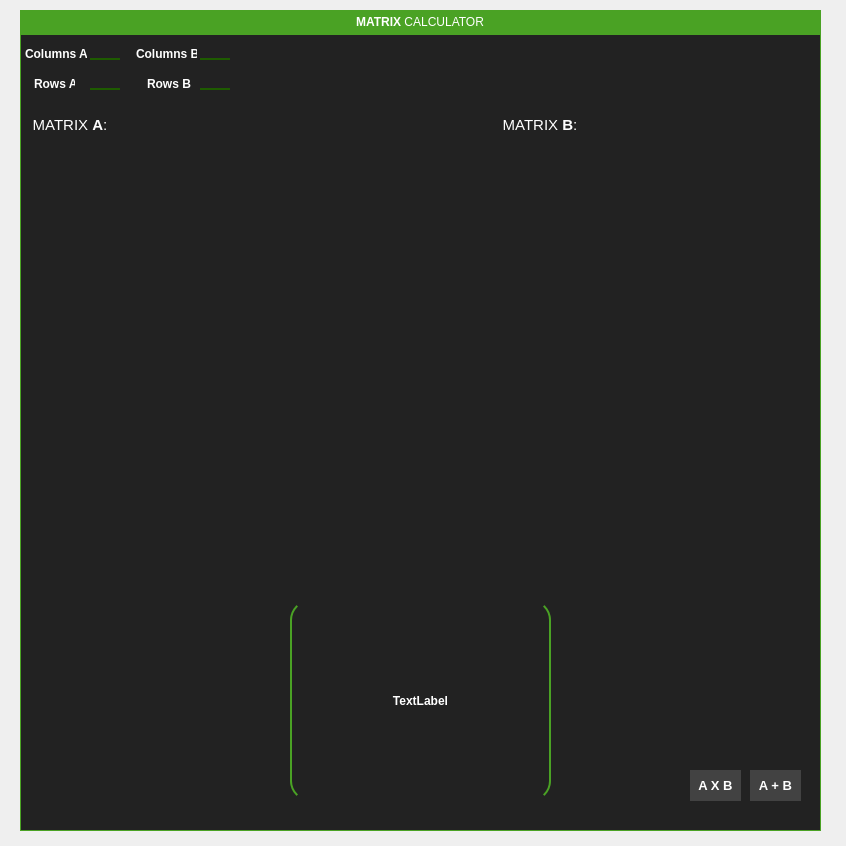
<?xml version="1.0" encoding="UTF-8"?>
<ui version="4.0">
 <class>MainWindow</class>
 <widget class="QMainWindow" name="MainWindow">
  <property name="geometry">
   <rect>
    <x>0</x>
    <y>0</y>
    <width>846</width>
    <height>846</height>
   </rect>
  </property>
  <property name="windowTitle">
   <string>MainWindow</string>
  </property>
  <widget class="QWidget" name="centralwidget">
   <property name="styleSheet">
    <string notr="true">QLineEdit {
	background-color:rgb(74, 162, 36);
	border:none;
	border-radius:7px;
	color:white;	
	font-size:15px;
}

QLineEdit:hover,
QLineEdit:focus  {
	background-color:rgb(30, 91, 0);
}


QLabel {
	color:white;
}

QFrame#container {
	background-color: rgb(34, 34, 34);
	border:1px solid rgb(74, 162, 36);

}

QLabel#appName {
	background-color: rgb(74, 162, 36);

}

QLineEdit#columnsInA_input, QLineEdit#columnsInB_input, QLineEdit#rowsInA_input , QLineEdit#rowsInB_input   {
	background-color:transparent;
	border:none;
	border-bottom:2px solid rgb(30, 91, 0);
	color:white;
	border-radius:none
}

QLineEdit#columnsInA_input:hover, QLineEdit#columnsInB_input:hover, QLineEdit#rowsInA_input:hover , QLineEdit#rowsInB_input:hover  {
	background-color:transparent;
	border:none;
	border-bottom:2px solid  rgb(74, 162, 36);
}

QLineEdit#columnsInA_input:focus, QLineEdit#columnsInB_input:focus, QLineEdit#rowsInA_input:focus, QLineEdit#rowsInB_input:focus {
	background-color:transparent;
	border:none;
	border-bottom:2px solid  rgb(74, 162, 36);
}


QPushButton {
	background-color: rgb(66, 66, 66);
	color:white;
	border:none;
}

QPushButton:hover {
	background-color:rgb(74, 162, 36)
}

QPushButton:pressed {
	background-color:rgb(39, 118, 0)
}

QLabel#result {
	border:2px solid rgb(74, 162, 36);
	border-top:none;
	border-bottom:none;
	border-radius:20px
}

QPushButton#closeBtn {
	background-color:transparent;
}

QPushButton#closeBtn:hover {
	background-color:red;
}

QLabel#multiplierError {
	background-color:rgb(255, 28, 58) ;
	border-bottom-right-radius:15px;
	border-bottom-left-radius:15px;
}</string>
   </property>
   <widget class="QFrame" name="container">
    <property name="geometry">
     <rect>
      <x>20</x>
      <y>10</y>
      <width>801</width>
      <height>821</height>
     </rect>
    </property>
    <property name="frameShape">
     <enum>QFrame::StyledPanel</enum>
    </property>
    <property name="frameShadow">
     <enum>QFrame::Raised</enum>
    </property>
    <widget class="QLabel" name="rowsInB">
     <property name="geometry">
      <rect>
       <x>116</x>
       <y>34</y>
       <width>61</width>
       <height>20</height>
      </rect>
     </property>
     <property name="font">
      <font>
       <family>Segoe UI</family>
       <pointsize>9</pointsize>
       <weight>75</weight>
       <bold>true</bold>
      </font>
     </property>
     <property name="text">
      <string>Columns B</string>
     </property>
    </widget>
    <widget class="QPushButton" name="multiplier">
     <property name="geometry">
      <rect>
       <x>670</x>
       <y>760</y>
       <width>51</width>
       <height>31</height>
      </rect>
     </property>
     <property name="font">
      <font>
       <family>Segoe UI</family>
       <pointsize>10</pointsize>
       <weight>75</weight>
       <bold>true</bold>
      </font>
     </property>
     <property name="text">
      <string>A X B</string>
     </property>
    </widget>
    <widget class="QLabel" name="nameFirstMartrix">
     <property name="geometry">
      <rect>
       <x>10</x>
       <y>100</y>
       <width>80</width>
       <height>30</height>
      </rect>
     </property>
     <property name="font">
      <font>
       <family>Segoe UI</family>
       <pointsize>11</pointsize>
       <weight>50</weight>
       <bold>false</bold>
      </font>
     </property>
     <property name="text">
      <string>MATRIX &lt;strong&gt;A&lt;/strong&gt;:</string>
     </property>
     <property name="alignment">
      <set>Qt::AlignCenter</set>
     </property>
    </widget>
    <widget class="QLabel" name="columnsInB">
     <property name="geometry">
      <rect>
       <x>127</x>
       <y>64</y>
       <width>45</width>
       <height>20</height>
      </rect>
     </property>
     <property name="font">
      <font>
       <family>Segoe UI</family>
       <pointsize>9</pointsize>
       <weight>75</weight>
       <bold>true</bold>
      </font>
     </property>
     <property name="text">
      <string>Rows B</string>
     </property>
     <property name="textFormat">
      <enum>Qt::PlainText</enum>
     </property>
    </widget>
    <widget class="QLineEdit" name="columnsInB_input">
     <property name="geometry">
      <rect>
       <x>180</x>
       <y>60</y>
       <width>30</width>
       <height>20</height>
      </rect>
     </property>
     <property name="font">
      <font>
       <pointsize>-1</pointsize>
      </font>
     </property>
     <property name="text">
      <string/>
     </property>
     <property name="alignment">
      <set>Qt::AlignCenter</set>
     </property>
    </widget>
    <widget class="QLabel" name="rowsInA">
     <property name="geometry">
      <rect>
       <x>5</x>
       <y>34</y>
       <width>62</width>
       <height>20</height>
      </rect>
     </property>
     <property name="font">
      <font>
       <family>Segoe UI</family>
       <pointsize>9</pointsize>
       <weight>75</weight>
       <bold>true</bold>
      </font>
     </property>
     <property name="text">
      <string>Columns A</string>
     </property>
    </widget>
    <widget class="QLineEdit" name="columnsInA_input">
     <property name="geometry">
      <rect>
       <x>70</x>
       <y>60</y>
       <width>30</width>
       <height>20</height>
      </rect>
     </property>
     <property name="font">
      <font>
       <pointsize>-1</pointsize>
      </font>
     </property>
     <property name="text">
      <string/>
     </property>
     <property name="alignment">
      <set>Qt::AlignCenter</set>
     </property>
    </widget>
    <widget class="QLineEdit" name="rowsInA_input">
     <property name="geometry">
      <rect>
       <x>70</x>
       <y>30</y>
       <width>30</width>
       <height>20</height>
      </rect>
     </property>
     <property name="font">
      <font>
       <pointsize>-1</pointsize>
      </font>
     </property>
     <property name="alignment">
      <set>Qt::AlignCenter</set>
     </property>
    </widget>
    <widget class="QLineEdit" name="rowsInB_input">
     <property name="geometry">
      <rect>
       <x>180</x>
       <y>30</y>
       <width>30</width>
       <height>20</height>
      </rect>
     </property>
     <property name="font">
      <font>
       <pointsize>-1</pointsize>
      </font>
     </property>
     <property name="alignment">
      <set>Qt::AlignCenter</set>
     </property>
    </widget>
    <widget class="QLabel" name="columnsInA">
     <property name="geometry">
      <rect>
       <x>14</x>
       <y>64</y>
       <width>41</width>
       <height>20</height>
      </rect>
     </property>
     <property name="font">
      <font>
       <family>Segoe UI</family>
       <pointsize>9</pointsize>
       <weight>75</weight>
       <bold>true</bold>
      </font>
     </property>
     <property name="text">
      <string>Rows A</string>
     </property>
    </widget>
    <widget class="QLabel" name="appName">
     <property name="geometry">
      <rect>
       <x>0</x>
       <y>0</y>
       <width>800</width>
       <height>25</height>
      </rect>
     </property>
     <property name="font">
      <font>
       <family>Segoe UI</family>
       <pointsize>9</pointsize>
       <italic>false</italic>
      </font>
     </property>
     <property name="text">
      <string>&lt;strong&gt;MATRIX&lt;/strong&gt; CALCULATOR</string>
     </property>
     <property name="textFormat">
      <enum>Qt::AutoText</enum>
     </property>
     <property name="alignment">
      <set>Qt::AlignCenter</set>
     </property>
    </widget>
    <widget class="QLabel" name="nameSecondMartrix">
     <property name="geometry">
      <rect>
       <x>480</x>
       <y>100</y>
       <width>80</width>
       <height>30</height>
      </rect>
     </property>
     <property name="font">
      <font>
       <family>Segoe UI</family>
       <pointsize>11</pointsize>
       <weight>50</weight>
       <bold>false</bold>
      </font>
     </property>
     <property name="text">
      <string>MATRIX &lt;strong&gt;B&lt;/strong&gt;:</string>
     </property>
     <property name="alignment">
      <set>Qt::AlignCenter</set>
     </property>
    </widget>
    <widget class="QPushButton" name="sum">
     <property name="geometry">
      <rect>
       <x>730</x>
       <y>760</y>
       <width>51</width>
       <height>31</height>
      </rect>
     </property>
     <property name="font">
      <font>
       <family>Segoe UI</family>
       <pointsize>10</pointsize>
       <weight>75</weight>
       <italic>false</italic>
       <bold>true</bold>
      </font>
     </property>
     <property name="text">
      <string>A + B</string>
     </property>
    </widget>
    <widget class="QLabel" name="result">
     <property name="geometry">
      <rect>
       <x>270</x>
       <y>590</y>
       <width>261</width>
       <height>201</height>
      </rect>
     </property>
     <property name="font">
      <font>
       <family>Segoe UI</family>
       <weight>75</weight>
       <bold>true</bold>
      </font>
     </property>
     <property name="layoutDirection">
      <enum>Qt::LeftToRight</enum>
     </property>
     <property name="text">
      <string>TextLabel</string>
     </property>
     <property name="alignment">
      <set>Qt::AlignCenter</set>
     </property>
     <property name="margin">
      <number>5</number>
     </property>
     <property name="indent">
      <number>-1</number>
     </property>
    </widget>
    <widget class="QPushButton" name="closeBtn">
     <property name="geometry">
      <rect>
       <x>775</x>
       <y>0</y>
       <width>25</width>
       <height>25</height>
      </rect>
     </property>
     <property name="text">
      <string/>
     </property>
     <property name="icon">
      <iconset>
       <normaloff>../../../../.designer/backup/png-removebg-preview.png</normaloff>../../../../.designer/backup/png-removebg-preview.png</iconset>
     </property>
     <property name="iconSize">
      <size>
       <width>22</width>
       <height>22</height>
      </size>
     </property>
    </widget>
    <widget class="QLabel" name="multiplierError">
     <property name="geometry">
      <rect>
       <x>250</x>
       <y>-16</y>
       <width>301</width>
       <height>41</height>
      </rect>
     </property>
     <property name="font">
      <font>
       <family>Segoe UI</family>
       <pointsize>14</pointsize>
      </font>
     </property>
     <property name="text">
      <string>Неверная размерность матрицы</string>
     </property>
     <property name="alignment">
      <set>Qt::AlignCenter</set>
     </property>
    </widget>
    <zorder>multiplierError</zorder>
    <zorder>rowsInB</zorder>
    <zorder>multiplier</zorder>
    <zorder>nameFirstMartrix</zorder>
    <zorder>columnsInB</zorder>
    <zorder>columnsInB_input</zorder>
    <zorder>rowsInA</zorder>
    <zorder>columnsInA_input</zorder>
    <zorder>rowsInA_input</zorder>
    <zorder>rowsInB_input</zorder>
    <zorder>columnsInA</zorder>
    <zorder>appName</zorder>
    <zorder>nameSecondMartrix</zorder>
    <zorder>sum</zorder>
    <zorder>result</zorder>
    <zorder>closeBtn</zorder>
   </widget>
  </widget>
 </widget>
 <resources/>
 <connections/>
</ui>
